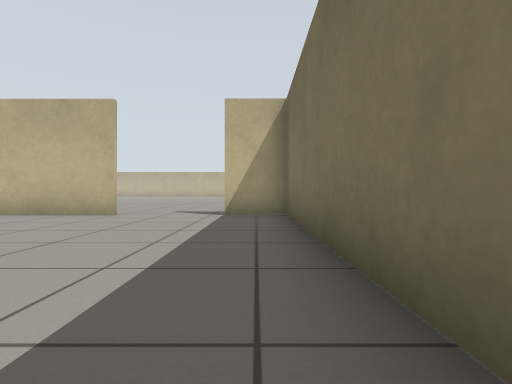
view 1 (above)

24 first-person views from a walk through a world built for the Gazebo simulator. The camera is 0.5 m above the floor, looks level and sees 80° across. The floor is counted in squares, 1 m on a side. Each view is taken from the middle of a square. On the plan, view 1 faces up. The plan holds only what a view shows up to about 9 squares ahead; the rest is blank. The place goes on beyond the plan.

view 2
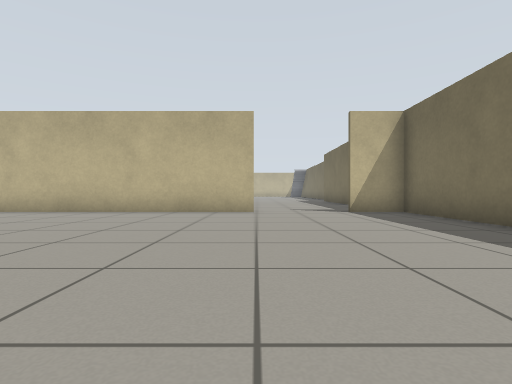

view 3
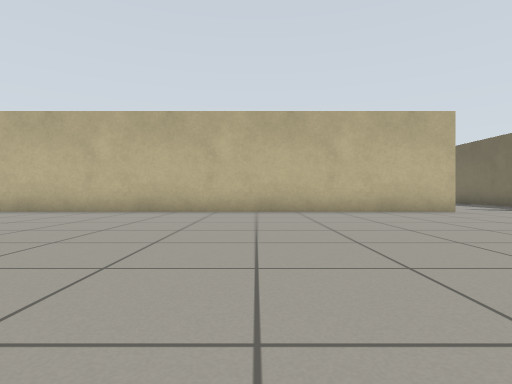

view 4
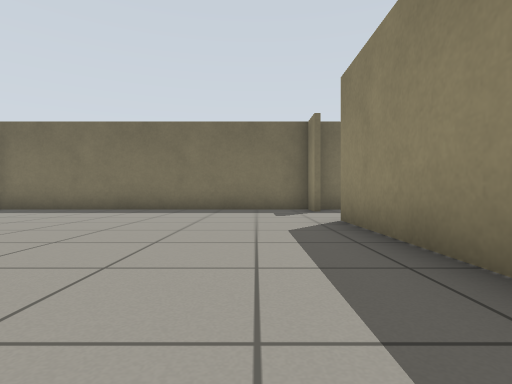

view 5
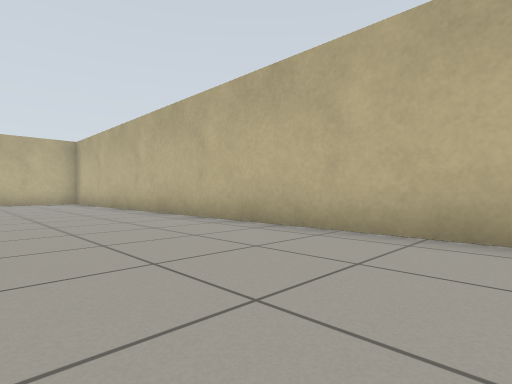

view 6
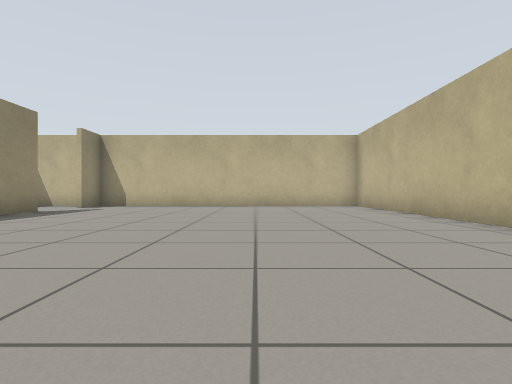

view 7
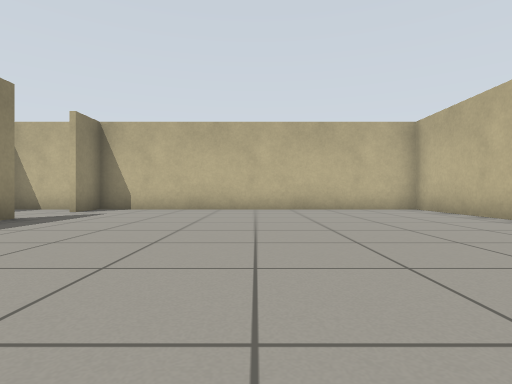

view 8
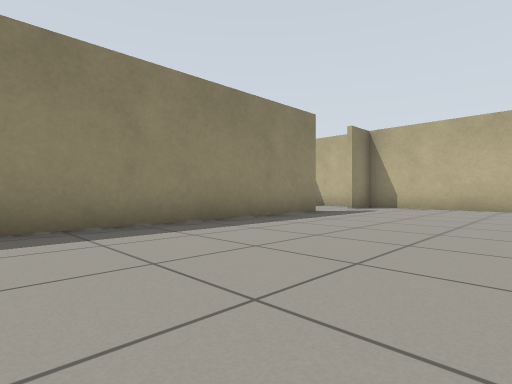

view 9
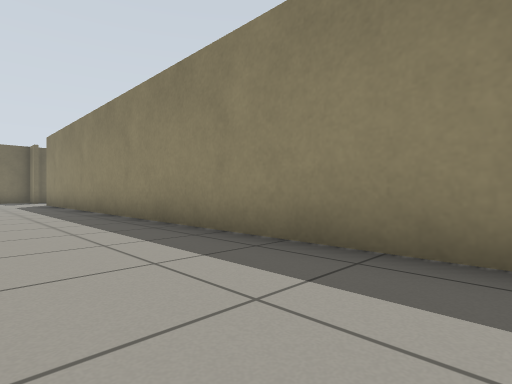

view 10
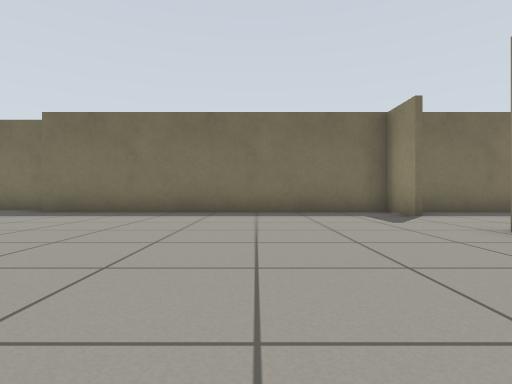

view 11
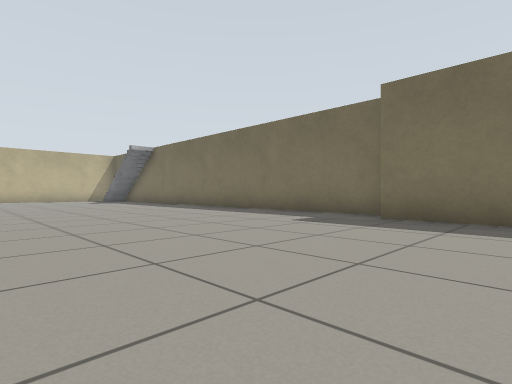

view 12
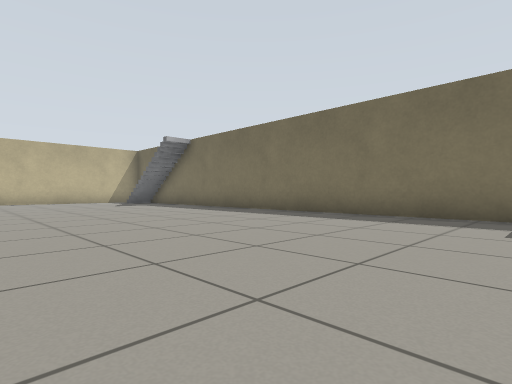

view 13
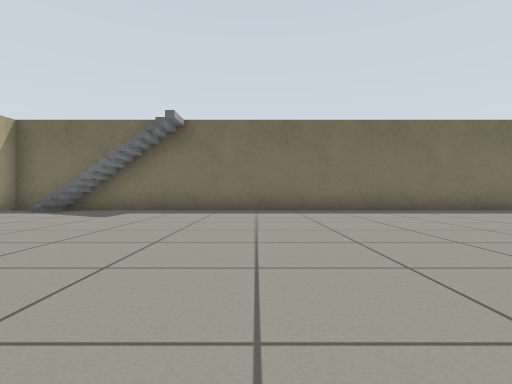

view 14
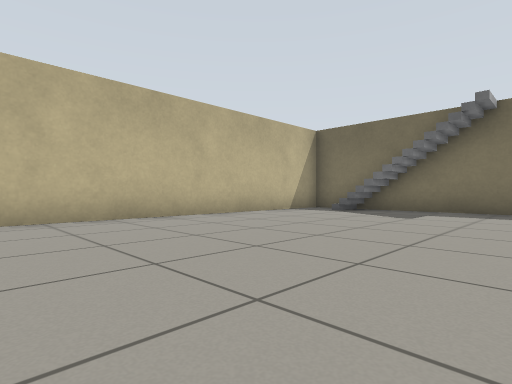

view 15
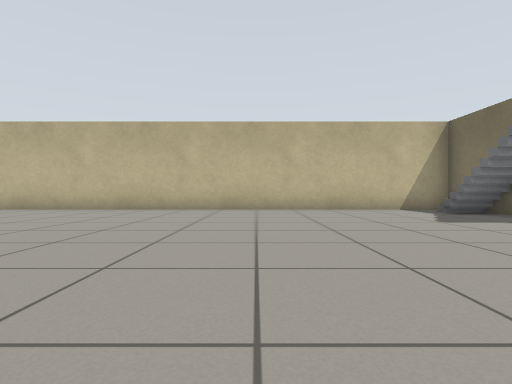

view 16
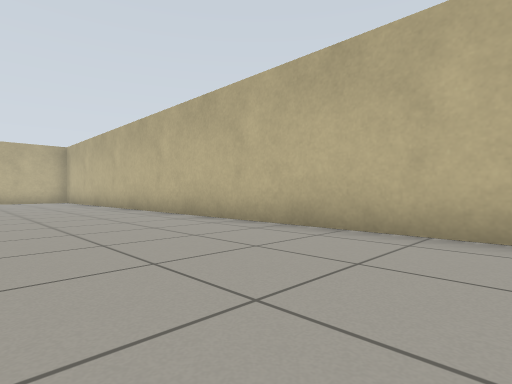

view 17
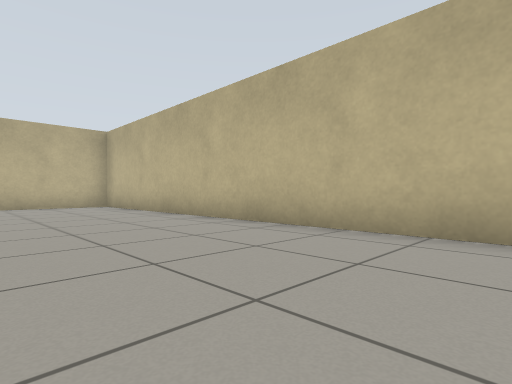

view 18
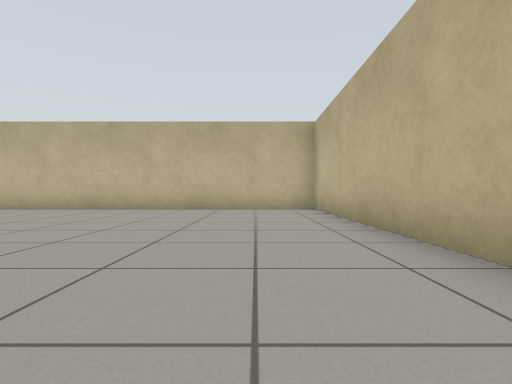

view 19
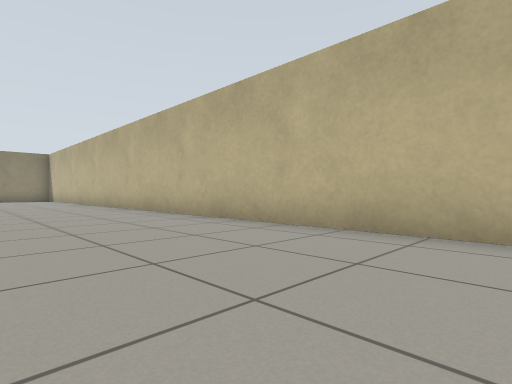

view 20
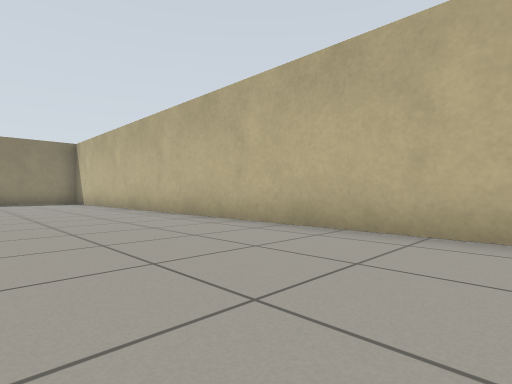

view 21
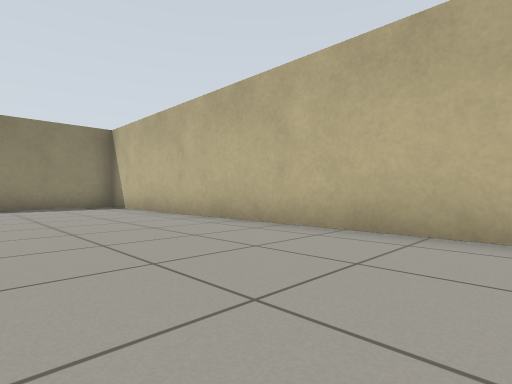

view 22
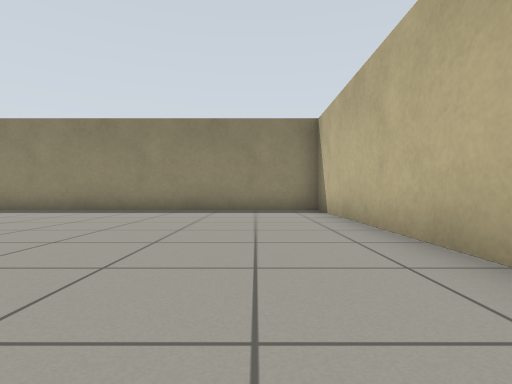

view 23
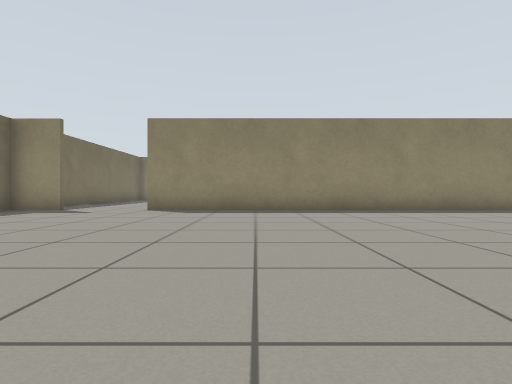

view 24
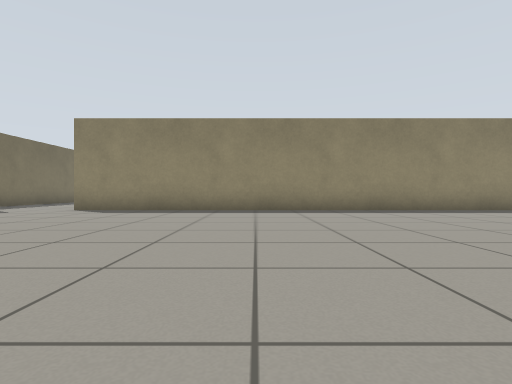

### Floor plan
Points are (right, up) in squares from view 1. A wall is a line through its corners. A room is listed if a view was taken in it or the views show most of it. See-through windows are left out.
Room 1 (views 1, 2, 3, 4, 5, 6, 7, 8, 9)
walls: (-20.8, -2.5) (-2.6, -2.5); (-3, 6.6) (-23.7, 6.6) (-23.7, -2.5) (-22.5, -2.5); (-0.2, -2.5) (0.7, -2.5) (0.7, 6.4); (0.7, 6.6) (-0.8, 6.6)
ways out: opening at (-2, 6.7) to room 2
Room 2 (views 10, 11, 12, 13, 14, 15, 16, 17, 18, 19, 20, 21, 22, 23, 24)
walls: (1.5, 15.6) (1.5, 30.7) (-23.7, 30.7) (-23.7, 6.7) (-3, 6.7); (-0.8, 6.7) (0.7, 6.7); (0.7, 6.4) (0.7, 15.4)
ways out: opening at (-2, 6.7) to room 1

Positions as (right, up) in squares from view 1, and headings:
1: (0, 0), facing up
2: (-3, -1), facing up
3: (-8, -1), facing up
4: (-8, -1), facing right
5: (-10, 3), facing up-left
6: (-13, 3), facing left
7: (-15, 2), facing left
8: (-14, 2), facing down-left
9: (-16, 0), facing down-right
10: (-7, 10), facing right
11: (-5, 13), facing up-right
12: (-5, 16), facing up-right
13: (-7, 24), facing right
14: (-7, 25), facing up-right
15: (-4, 22), facing up
16: (-8, 27), facing up-left
17: (-13, 27), facing up-left
18: (-15, 29), facing left
19: (-20, 26), facing down-left
20: (-20, 21), facing down-left
21: (-20, 17), facing down-left
22: (-22, 15), facing down
23: (-6, 15), facing down
24: (-8, 15), facing down
